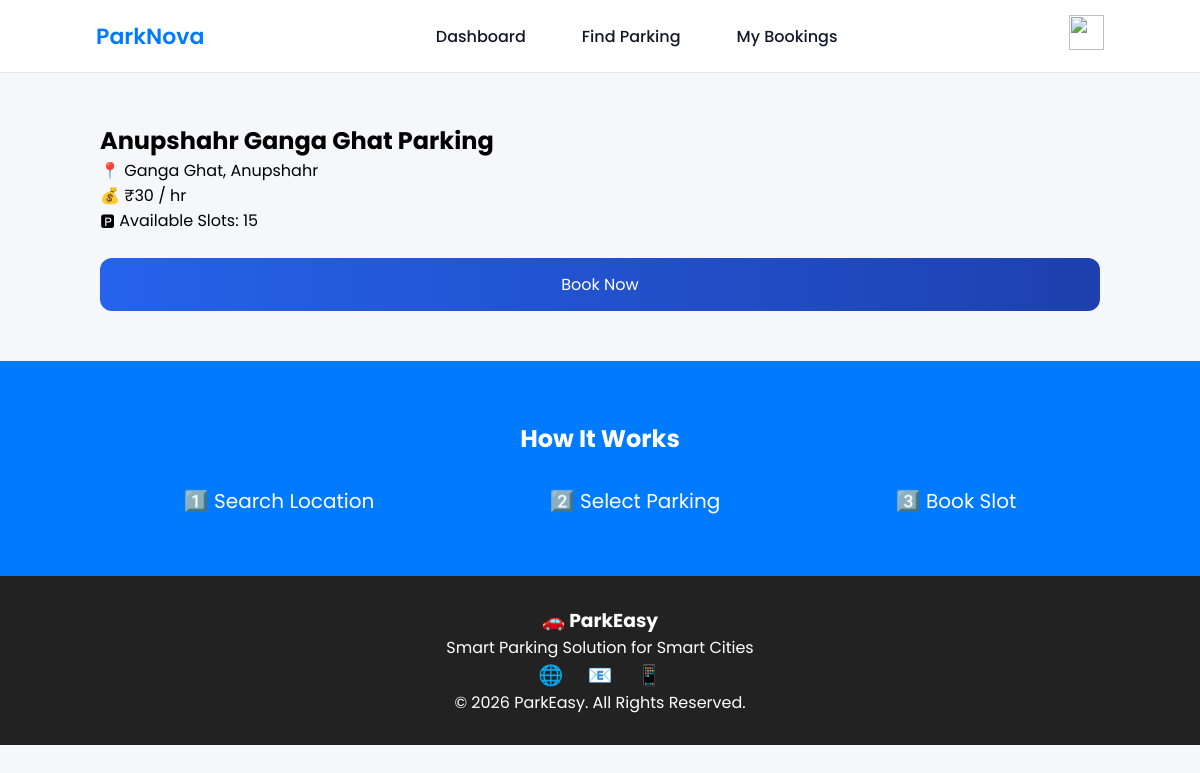
/parking/1/ (signed in), run on the app's committed database.
### myapp/models.py (models this page shows, shortened)
class Parking(models.Model):
    name = models.CharField(max_length=100)
    address = models.CharField(max_length=200)
    price = models.IntegerField()
    available_slots = models.IntegerField(default=0)
    latitude = models.FloatField()
    longitude = models.FloatField()

### myapp/views.py (the view)
# urls.py: path('parking/<int:id>/', views.parking_detail, name='parking_detail'),
@login_required(login_url='login')
def parking_detail(request, id):
    parking = get_object_or_404(
        Parking,
        id=id
    )
    return render(
        request,
        "parking_details.html",
        {
            "p": parking
        }
    )

### myapp/templates/parking_details.html (shortened to what this page needs)
{% load static %}
<!DOCTYPE html>
<html>
<head>
    <link rel="stylesheet" href="{% static 'css/parking_details-style.css' %}">
</head>
<body>
{% include 'nav2.html' %}
<div class="container">
    <div class="card">
        <h2>{{ p.name }}</h2>
        <p>📍 {{ p.address }}</p>
        <p>💰 ₹{{ p.price }} / hr</p>
        <p>🅿 Available Slots: {{ p.available_slots }}</p>
        <button onclick="bookParking({{ p.id }})" class="book-btn">
            Book Now
        </button>
    </div>
</div>
{% include 'footer.html' %}
</body>
</html>

### myapp/static/css/parking_details-style.css (style rules this page uses)
* { margin: 0; padding: 0; box-sizing: border-box; font-family: 'Poppins', sans-serif; }
body { background: #f4f7fb; }
.container { width: 90%; max-width: 1000px; margin: 50px auto; }
.book-btn { margin-top: 25px; width: 100%; padding: 14px; border: none; border-radius: 12px; background: linear-gradient(90deg, #2563eb, #1e40af); color: white; font-size: 16px; cursor: pointer; transition: 0.3s; }

### myapp/static/css/nav2-style.css (style rules this page uses)
* { margin: 0; padding: 0; box-sizing: border-box; font-family: 'Poppins', sans-serif; }

### myapp/static/css/navbar-style.css (style rules this page uses)
:root { --primary: #007bff; --primary-dark: #0056b3; --bg: #f8fafc; --card: #ffffff; --text: #1e293b; --muted: #64748b; --border: #e2e8f0; }
* { margin: 0; padding: 0; box-sizing: border-box; font-family: 'Poppins', sans-serif; }
body { background: #f5f7fa; }

### data on the page
Parking: name "Anupshahr Ganga Ghat Parking", address "Ganga Ghat, Anupshahr", price "30", available_slots "15"
